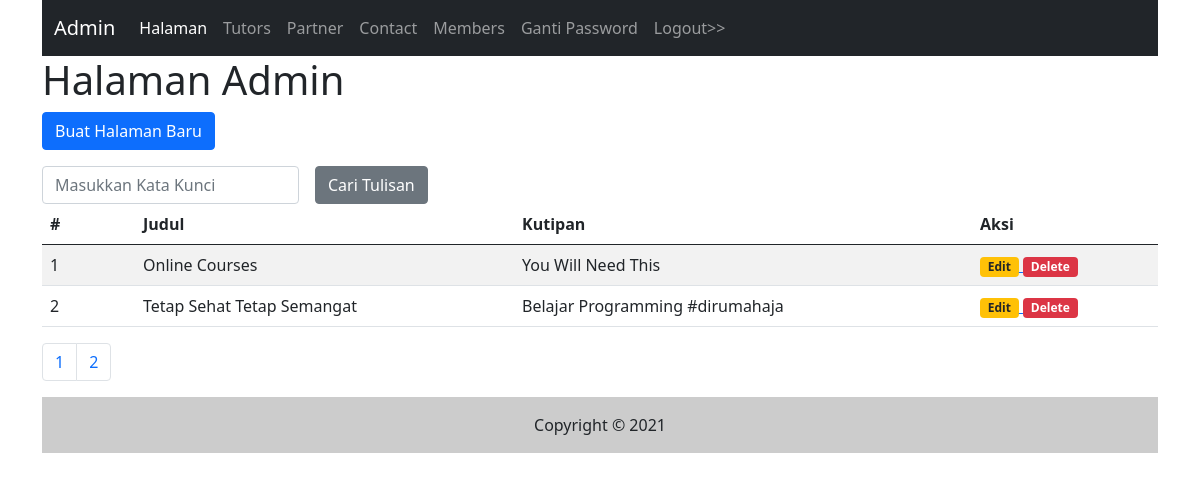
The page /admin/halaman.php (signed in) on the database its author committed.
### tables this page shows
CREATE TABLE `halaman` (
  `id` int(11) NOT NULL,
  `judul` varchar(255) NOT NULL,
  `kutipan` varchar(255) NOT NULL,
  `isi` text NOT NULL,
  `tgl_isi` timestamp NOT NULL DEFAULT current_timestamp() ON UPDATE current_timestamp()
);

### admin/halaman.php (the view, shortened to what this page needs)
<?php include("inc_header.php") ?>
<?php
$katakunci = (isset($_GET['katakunci'])) ? $_GET['katakunci'] : "";
?>
<h1>Halaman Admin</h1>
<p>
    <a href="halaman_input.php">
        <input type="button" class="btn btn-primary" value="Buat Halaman Baru" />
    </a>
</p>
<form class="row g-3" method="get">
    <div class="col-auto">
        <input type="text" class="form-control" placeholder="Masukkan Kata Kunci" name="katakunci" value="<?php echo $katakunci ?>" />
    </div>
    <div class="col-auto">
        <input type="submit" name="cari" value="Cari Tulisan" class="btn btn-secondary" />
    </div>
</form>
<table class="table table-striped">
    <thead>
        <tr>
            <th class="col-1">#</th>
            <th>Judul</th>
            <th>Kutipan</th>
            <th class="col-2">Aksi</th>
        </tr>
    </thead>
    <tbody>
        <?php
        $sqltambahan = "";
        $per_halaman = 2;
        $sql1   = "select * from halaman $sqltambahan";
        $page   = isset($_GET['page'])?(int)$_GET['page']:1;
        $mulai  = ($page > 1) ? ($page * $per_halaman) - $per_halaman : 0;
        $q1     = mysqli_query($koneksi,$sql1);
        $total  = mysqli_num_rows($q1);
        $pages  = ceil($total / $per_halaman);
        $nomor  = $mulai + 1;
        $sql1   = $sql1." order by id desc limit $mulai,$per_halaman";
        $q1     = mysqli_query($koneksi, $sql1);
        while ($r1 = mysqli_fetch_array($q1)) {
        ?>
            <tr>
                <td><?php echo $nomor++ ?></td>
                <td><?php echo $r1['judul'] ?></td>
                <td><?php echo $r1['kutipan'] ?></td>
                <td>
                    <a href="halaman_input.php?id=<?php echo $r1['id']?>">
                        <span class="badge bg-warning text-dark">Edit</span>
                    </a>
                    <a href="halaman.php?op=delete&id=<?php echo $r1['id'] ?>" onclick="return confirm('Apakah yakin mau hapus data bro?')">
                        <span class="badge bg-danger">Delete</span>
                    </a>
                </td>
            </tr>
        <?php
        }
        ?>
    </tbody>
</table>
<nav aria-label="Page navigation example">
    <ul class="pagination">
        <?php
        $cari = isset($_GET['cari'])? $_GET['cari'] : "";
        for($i=1; $i <= $pages; $i++){
            ?>
            <li class="page-item">
                <a class="page-link" href="halaman.php?katakunci=<?php echo $katakunci?>&cari=<?php echo $cari?>&page=<?php echo $i ?>"><?php echo $i ?></a>
            </li>
            <?php
        }
        ?>
    </ul>
</nav>
<?php include("inc_footer.php") ?>

### rows shown on the page
halaman: judul "Online Courses", kutipan "You Will Need This"
halaman: judul "Tetap Sehat Tetap Semangat", kutipan "Belajar Programming #dirumahaja"
